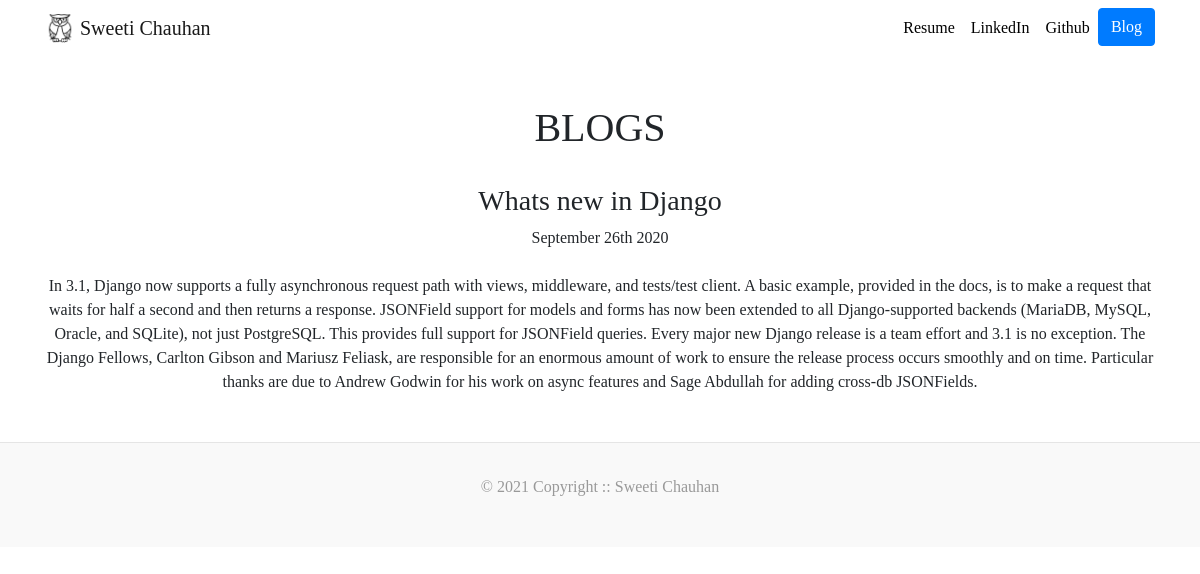
The page /blog/1 on the database its author committed.
### blog/models.py (models this page shows, shortened)
class Blog(models.Model):
    title = models.CharField(max_length=100)
    description = models.TextField()
    posted_at = models.DateField(default=date.today)

### blog/views.py (the view)
# urls.py: path('<int:blog_id>', blogDetail, name="blogDetail"),
def blogDetail(request, blog_id):
    blogObj = get_object_or_404(Blog, pk=blog_id)
    return render(request, 'blogDetail.html', {'blog':blogObj, 'headline':"BLOGS"})

### templates/blogDetail.html (shortened to what this page needs)
{% extends 'base.html' %}
{% block content %}
    <br><h3>{{ blog.title }}</h3>
    {{ blog.posted_at |date:'F dS Y'}}<br><br>
    {{ blog.description | safe }}
    <br><br>
{% endblock %}

### portfolio/static/custom.css (style rules this page uses)
body { font-family: 'Amatic SC', cursive; }

### rows shown on the page
Blog: title "Whats new in Django", posted_at "September 26th 2020", description "In 3.1, Django now supports a fully asynchronous request path with views, middleware, and tests/test client. A basic example, provided in the docs, is to make a request that waits for half a second and then returns a response. JSONField support for models and forms has now been extended to all Django-supported backends (MariaDB, MySQL, Oracle, and SQLite), not just PostgreSQL. This provides full support for JSONField queries. Every major new Django release is a team effort and 3.1 is no exception. The Django Fellows, Carlton Gibson and Mariusz Feliask, are responsible for an enormous amount of work to ensure the release process occurs smoothly and on time. Particular thanks are due to…"

### other values the page prints
{{ headline }} "BLOGS"
